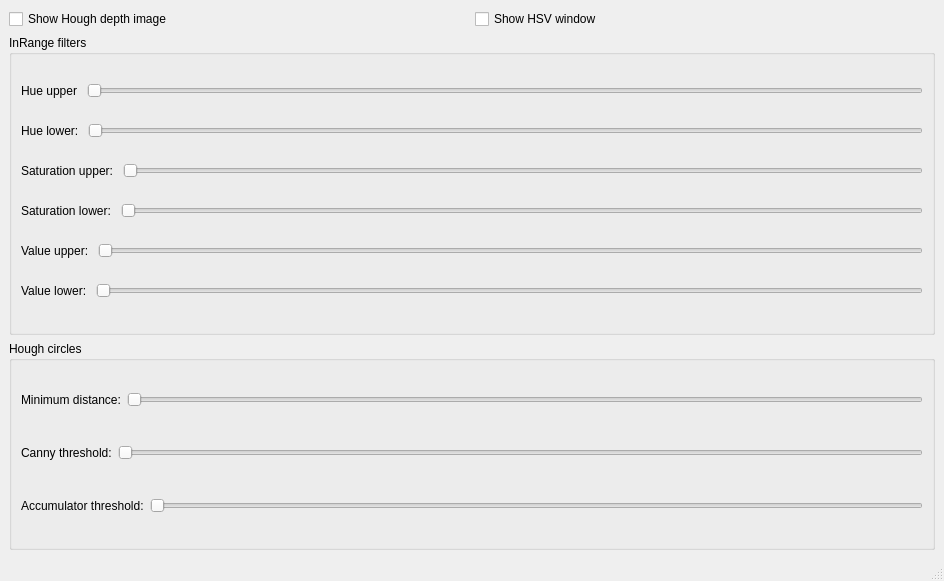
<?xml version="1.0" encoding="UTF-8"?>
<ui version="4.0">
 <class>MainWindow</class>
 <widget class="QMainWindow" name="MainWindow">
  <property name="geometry">
   <rect>
    <x>0</x>
    <y>0</y>
    <width>944</width>
    <height>581</height>
   </rect>
  </property>
  <property name="windowTitle">
   <string>MainWindow</string>
  </property>
  <widget class="QWidget" name="centralwidget">
   <layout class="QVBoxLayout" name="verticalLayout_3">
    <item>
     <layout class="QHBoxLayout" name="horizontalLayout_2">
      <item>
       <widget class="QCheckBox" name="showHoughDepthImageCheckBox">
        <property name="text">
         <string>Show Hough depth image</string>
        </property>
       </widget>
      </item>
      <item>
       <widget class="QCheckBox" name="showHSVWindowCheckBox">
        <property name="text">
         <string>Show HSV window</string>
        </property>
       </widget>
      </item>
     </layout>
    </item>
    <item>
     <widget class="QGroupBox" name="groupBox">
      <property name="minimumSize">
       <size>
        <width>0</width>
        <height>300</height>
       </size>
      </property>
      <property name="title">
       <string>InRange filters</string>
      </property>
      <layout class="QVBoxLayout" name="verticalLayout">
       <item>
        <layout class="QHBoxLayout" name="horizontalLayout">
         <item>
          <widget class="QLabel" name="huLabel">
           <property name="text">
            <string>Hue upper </string>
           </property>
          </widget>
         </item>
         <item>
          <widget class="QSlider" name="huHorizontalSlider">
           <property name="maximum">
            <number>500</number>
           </property>
           <property name="value">
            <number>0</number>
           </property>
           <property name="orientation">
            <enum>Qt::Horizontal</enum>
           </property>
          </widget>
         </item>
        </layout>
       </item>
       <item>
        <layout class="QHBoxLayout" name="horizontalLayout_3">
         <item>
          <widget class="QLabel" name="hlLabel">
           <property name="text">
            <string>Hue lower: </string>
           </property>
          </widget>
         </item>
         <item>
          <widget class="QSlider" name="hlHorizontalSlider">
           <property name="maximum">
            <number>500</number>
           </property>
           <property name="value">
            <number>0</number>
           </property>
           <property name="orientation">
            <enum>Qt::Horizontal</enum>
           </property>
          </widget>
         </item>
        </layout>
       </item>
       <item>
        <layout class="QHBoxLayout" name="horizontalLayout_4">
         <item>
          <widget class="QLabel" name="suLabel">
           <property name="text">
            <string>Saturation upper: </string>
           </property>
          </widget>
         </item>
         <item>
          <widget class="QSlider" name="suHorizontalSlider">
           <property name="maximum">
            <number>500</number>
           </property>
           <property name="value">
            <number>0</number>
           </property>
           <property name="orientation">
            <enum>Qt::Horizontal</enum>
           </property>
          </widget>
         </item>
        </layout>
       </item>
       <item>
        <layout class="QHBoxLayout" name="horizontalLayout_6">
         <item>
          <widget class="QLabel" name="slLabel">
           <property name="text">
            <string>Saturation lower: </string>
           </property>
          </widget>
         </item>
         <item>
          <widget class="QSlider" name="slHorizontalSlider">
           <property name="maximum">
            <number>500</number>
           </property>
           <property name="value">
            <number>0</number>
           </property>
           <property name="orientation">
            <enum>Qt::Horizontal</enum>
           </property>
          </widget>
         </item>
        </layout>
       </item>
       <item>
        <layout class="QHBoxLayout" name="horizontalLayout_5">
         <item>
          <widget class="QLabel" name="vuLabel">
           <property name="text">
            <string>Value upper: </string>
           </property>
          </widget>
         </item>
         <item>
          <widget class="QSlider" name="vuHorizontalSlider">
           <property name="maximum">
            <number>500</number>
           </property>
           <property name="value">
            <number>0</number>
           </property>
           <property name="orientation">
            <enum>Qt::Horizontal</enum>
           </property>
          </widget>
         </item>
        </layout>
       </item>
       <item>
        <layout class="QHBoxLayout" name="horizontalLayout_7">
         <item>
          <widget class="QLabel" name="vlLabel">
           <property name="text">
            <string>Value lower: </string>
           </property>
          </widget>
         </item>
         <item>
          <widget class="QSlider" name="vlHorizontalSlider">
           <property name="maximum">
            <number>500</number>
           </property>
           <property name="value">
            <number>0</number>
           </property>
           <property name="sliderPosition">
            <number>0</number>
           </property>
           <property name="orientation">
            <enum>Qt::Horizontal</enum>
           </property>
          </widget>
         </item>
        </layout>
       </item>
      </layout>
     </widget>
    </item>
    <item>
     <widget class="QGroupBox" name="groupBox_2">
      <property name="title">
       <string>Hough circles</string>
      </property>
      <layout class="QVBoxLayout" name="verticalLayout_2">
       <item>
        <layout class="QHBoxLayout" name="horizontalLayout_8">
         <item>
          <widget class="QLabel" name="minDistLabel">
           <property name="minimumSize">
            <size>
             <width>0</width>
             <height>35</height>
            </size>
           </property>
           <property name="text">
            <string>Minimum distance:</string>
           </property>
          </widget>
         </item>
         <item>
          <widget class="QSlider" name="minDistanceHorizontalSlider">
           <property name="maximum">
            <number>100</number>
           </property>
           <property name="orientation">
            <enum>Qt::Horizontal</enum>
           </property>
          </widget>
         </item>
        </layout>
       </item>
       <item>
        <layout class="QHBoxLayout" name="horizontalLayout_9">
         <item>
          <widget class="QLabel" name="cannyThresholdLabel">
           <property name="minimumSize">
            <size>
             <width>0</width>
             <height>35</height>
            </size>
           </property>
           <property name="text">
            <string>Canny threshold:</string>
           </property>
          </widget>
         </item>
         <item>
          <widget class="QSlider" name="cannyThresholdHorizontalSlider">
           <property name="maximum">
            <number>255</number>
           </property>
           <property name="orientation">
            <enum>Qt::Horizontal</enum>
           </property>
          </widget>
         </item>
        </layout>
       </item>
       <item>
        <layout class="QHBoxLayout" name="horizontalLayout_10">
         <item>
          <widget class="QLabel" name="accumulatorThresholdLabel">
           <property name="minimumSize">
            <size>
             <width>0</width>
             <height>35</height>
            </size>
           </property>
           <property name="text">
            <string>Accumulator threshold:</string>
           </property>
          </widget>
         </item>
         <item>
          <widget class="QSlider" name="accumulatorThresholdHorizontalSlider">
           <property name="maximum">
            <number>100</number>
           </property>
           <property name="orientation">
            <enum>Qt::Horizontal</enum>
           </property>
          </widget>
         </item>
        </layout>
       </item>
      </layout>
     </widget>
    </item>
   </layout>
  </widget>
  <widget class="QMenuBar" name="menubar">
   <property name="geometry">
    <rect>
     <x>0</x>
     <y>0</y>
     <width>944</width>
     <height>22</height>
    </rect>
   </property>
  </widget>
  <widget class="QStatusBar" name="statusbar"/>
 </widget>
 <resources/>
 <connections/>
</ui>
